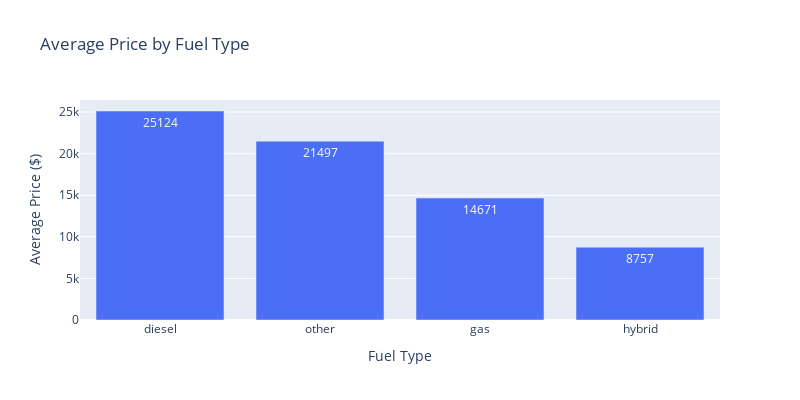
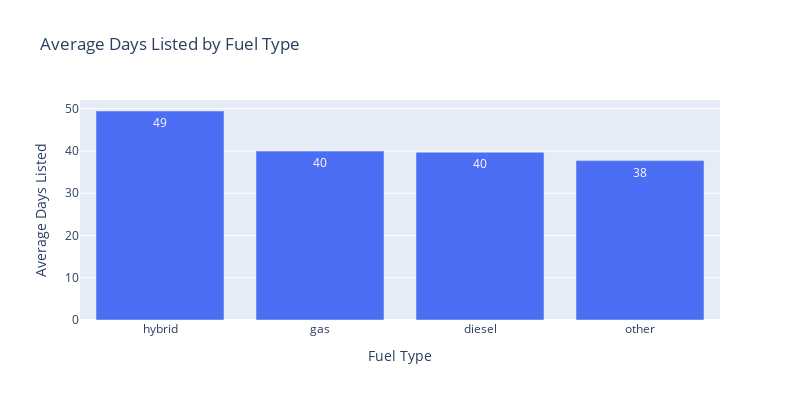

Notebook code cell kept with these figures, in order:
### Markdown cell above
### 3.5. Hypothesis 5: Fuel type affects price and sale duration.

### Code cell
import plotly.express as px

# --- Average price by fuel type ---
avg_price_by_fuel = df.groupby('fuel')['price'].mean().reset_index()

fig_price = px.bar(
    avg_price_by_fuel.sort_values(by='price', ascending=False),
    x='fuel',
    y='price',
    title='Average Price by Fuel Type',
    labels={'fuel': 'Fuel Type', 'price': 'Average Price ($)'},
    text_auto='.0f',
    color_discrete_sequence=['#4C6EF5']
)

fig_price.update_layout(
    width=800,
    height=400,
    yaxis_title='Average Price ($)'
)

fig_price.show()

# --- Average days listed by fuel type ---
avg_days_by_fuel = df.groupby('fuel')['days_listed'].mean().reset_index()

fig_days = px.bar(
    avg_days_by_fuel.sort_values(by='days_listed', ascending=False),
    x='fuel',
    y='days_listed',
    title='Average Days Listed by Fuel Type',
    labels={'fuel': 'Fuel Type', 'days_listed': 'Average Days Listed'},
    text_auto='.0f',
    color_discrete_sequence=['#4C6EF5']
)

fig_days.update_layout(
    width=800,
    height=400,
    yaxis_title='Average Days Listed'
)

fig_days.show()

### Figure 1 — Plotly figure (JSON) as saved in the notebook; plotly's stock layout.template omitted (floating-point values rounded to 4 significant figures)
{"data": [{"alignmentgroup": "True", "hovertemplate": "Fuel Type=%{x}<br>Average Price ($)=%{y}<extra></extra>", "legendgroup": "", "marker": {"color": "#4C6EF5", "pattern": {"shape": ""}}, "name": "", "offsetgroup": "", "orientation": "v", "showlegend": false, "textposition": "auto", "texttemplate": "%{y:.0f}", "type": "bar", "x": ["diesel", "other", "gas", "hybrid"], "xaxis": "x", "y": [25120.0, 21500.0, 14670.0, 8757.0], "yaxis": "y"}], "layout": {"barmode": "relative", "height": 400, "legend": {"tracegroupgap": 0}, "title": {"text": "Average Price by Fuel Type"}, "width": 800, "xaxis": {"anchor": "y", "domain": [0, 1], "title": {"text": "Fuel Type"}}, "yaxis": {"anchor": "x", "domain": [0, 1], "title": {"text": "Average Price ($)"}}}}

### Figure 2 — Plotly figure (JSON) as saved in the notebook; plotly's stock layout.template omitted (floating-point values rounded to 4 significant figures)
{"data": [{"alignmentgroup": "True", "hovertemplate": "Fuel Type=%{x}<br>Average Days Listed=%{y}<extra></extra>", "legendgroup": "", "marker": {"color": "#4C6EF5", "pattern": {"shape": ""}}, "name": "", "offsetgroup": "", "orientation": "v", "showlegend": false, "textposition": "auto", "texttemplate": "%{y:.0f}", "type": "bar", "x": ["hybrid", "gas", "diesel", "other"], "xaxis": "x", "y": [49.46, 39.98, 39.7, 37.72], "yaxis": "y"}], "layout": {"barmode": "relative", "height": 400, "legend": {"tracegroupgap": 0}, "title": {"text": "Average Days Listed by Fuel Type"}, "width": 800, "xaxis": {"anchor": "y", "domain": [0, 1], "title": {"text": "Fuel Type"}}, "yaxis": {"anchor": "x", "domain": [0, 1], "title": {"text": "Average Days Listed"}}}}
